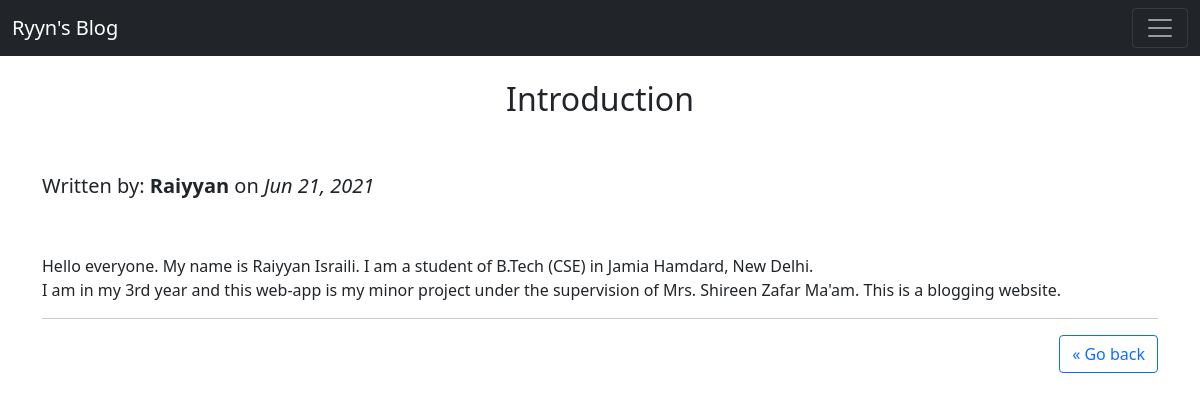
/posts/blog/1, run on an earlier commit of the app's database.
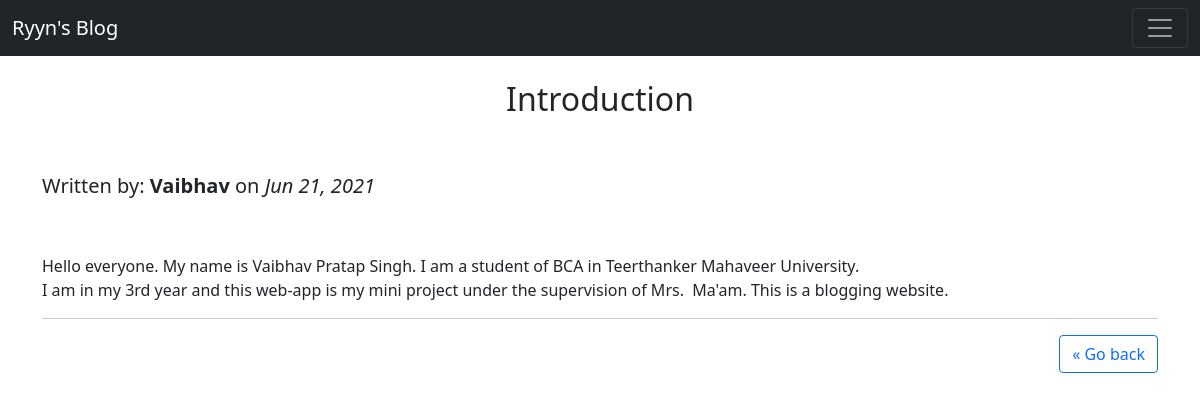
And on a later commit of the database.
### app.py (models this page shows, shortened)
class BlogPost(db.Model):
    id = db.Column(db.Integer, primary_key=True)
    title = db.Column(db.String(100), nullable=False)
    content = db.Column(db.Text, nullable=False)
    author = db.Column(db.String(20), nullable=False, default='Anonymous')
    date_posted = db.Column(db.DateTime, nullable=False, default=datetime.now())

### app.py (the view)
@app.route('/posts/blog/<int:id>')
def blog(id):
    post = BlogPost.query.get_or_404(id)
    return render_template('blog.html', post=post)

### templates/blog.html (shortened to what this page needs)
{% extends 'base.html' %}
{% block body %}
<br>
<h2 style="text-align: center;">{{post.title}}</h2>
<br>
<br>
    {% if post.author %}
        <h5>Written by: <b>{{ post.author }}</b> on <i>{{post.date_posted.strftime('%b %d, %Y')}}</i></h5>
    {% else %}
        <h5>Written by <b>Anonymous</b> on <i>{{post.date_posted.strftime('%b %d, %Y')}}</i></h5>
    {% endif %}
    <br>
    <br>
    <p style="white-space: pre-wrap;">{{ post.content }}</p>
    <hr>
    <a style="float: right;" class="btn btn-outline-primary" href="/posts">&laquo; Go back</a>
{% endblock %}

What changed in the data, as far as the page shows it:
changed BlogPost "Introduction": author "Raiyyan" → "Vaibhav"; content "…everyone. My name is Raiyyan Israili. I am a student of B.Tech (CSE) in Jamia Hamdard, New Delhi. I am in my 3rd year and this web-app is my minor project under the supervision of Mrs. Shireen Zafar Ma'am. This is a…" → "…everyone. My name is Vaibhav Pratap Singh. I am a student of BCA in Teerthanker Mahaveer University. I am in my 3rd year and this web-app is my mini project under the supervision of Mrs. Ma'am. This is a…"
